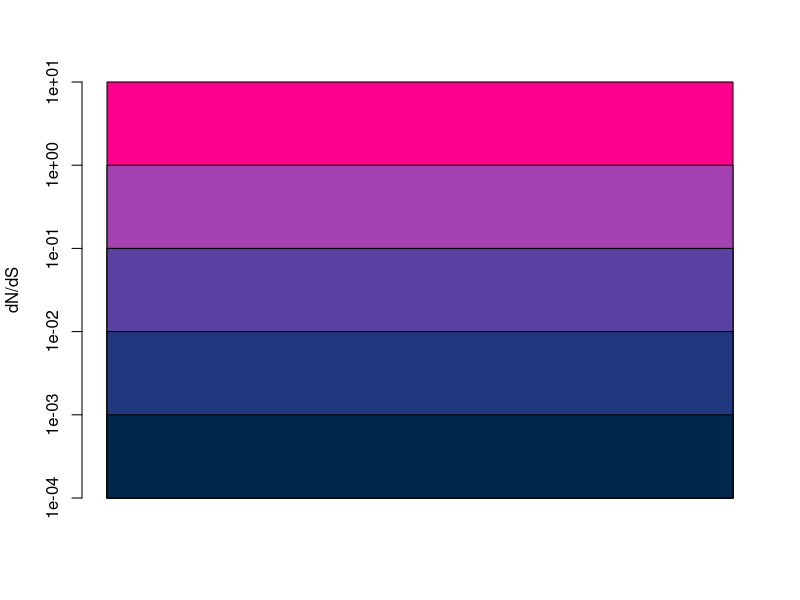

This figure's R source:
aa_val <- read.table('rho_dnds.tsv', sep = '\t', header = TRUE)

# Number of bins and colour scheme can be modified
cut_df <- data.frame(
	Bins = c(0.001, 0.01, 0.1, 1, 10),
	Colours = c('#00284c', '#21377e', '#5a42a3', '#a441b0', '#ff008c')
	)

aa_val$Bin_Colour <-cut(as.numeric(aa_val[[2]]), 
	breaks = c(0,cut_df$Bins),
	labels = cut_df$Colours)

aa_val$model <- 0

for(i in 1:nrow(aa_val)){
	j <- col2rgb(as.character(aa_val$Bin_Colour[i]))
	aa_val$Red[i] <- j[[1]]
	aa_val$Green[i] <- j[[2]]
	aa_val$Blue[i] <- j[[3]]
}

write.table(aa_val[c(1,4,5,6,7)], "chimera_col_data.scf", 
	col.names = F, row.names = F, sep="\t")

barplot(rev(cut_df$Bins), col=rev(cut_df$Colours), space = -1, 
	ylab="dN/dS", 
	ylim = c(0.0001, 10), 
	log="y")